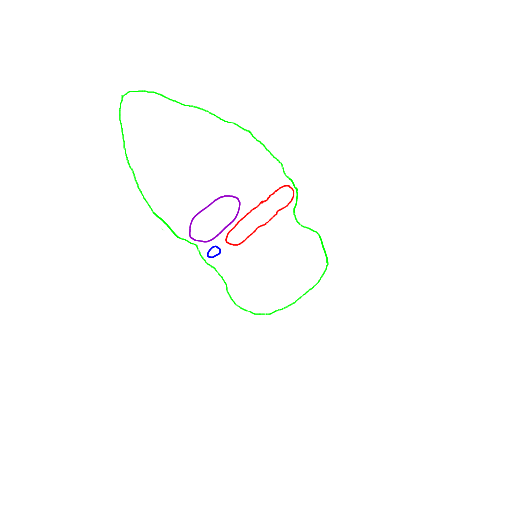
#> input picture t1/12.png, 512 x 512 px
$ jupyter execute --allow-errors GermariumTracker.ipynb
#> lines starting #> are read from the running program, lines starting #| are printed output that depends on the picture; after the words box and inside, x2 and y2 are one past the last pixel; in counts of white or black regions, pixels touching at a corner belong together
[cell 1]
### Track cells through shape and distance

[cell 2]
import os, shutil
import numpy as np
import matplotlib.pyplot as plt
from cellpose import core, utils, io, models, metrics
from glob import glob
from natsort import natsorted
import imageio.v2 as iio

[cell 3]
t1 = natsorted(glob("t1/*png"))
#> (the rest of this cell did not finish here and is left out)

#> (a cell that did not finish here is left out)

[cell 5]
from PIL import Image
import numpy as np

# Load the image
#> (the rest of this cell did not finish here and is left out)

#> (a cell that did not finish here is left out)

#> (a cell that did not finish here is left out)

#> (a cell that did not finish here is left out)

#> (a cell that did not finish here is left out)

#> (a cell that did not finish here is left out)

[cell 11]
def load_outlines(file_path):
    with open(file_path, 'r') as f:
        lines = f.readlines()

    cells = []
    for line in lines:
        # Split the line at semicolons, convert each pair to a list of integers
        cell = [list(map(int, pair.split(','))) for pair in line.strip().split(';')]
        # Convert the list of pairs to a numpy array and reshape it into pairs of coordinates
        cell = np.reshape(cell, (-1, 2))
        cells.append(cell)

    return cells

# Load the outlines
#> (the rest of this cell did not finish here and is left out)

[cell 12]
centers = []
#> (the rest of this cell did not finish here and is left out)

#> (a cell that did not finish here is left out)

[cell 14]
from PIL import Image
import numpy as np

# Load the image
img = Image.open('t1/12.png')
#> img is the input picture: PIL image 512x512 RGBA; mean R, G, B, A 252, 253.5, 251.5, 1.4

# Convert the image to RGB
img = img.convert('RGB')
#> img: PIL image 512x512 RGB

# Convert the image to a numpy array
img_array = np.array(img)

# Apply thresholding to each color channel
for i in range(3):  # For each color channel
    img_array[..., i] = np.where(img_array[..., i] > np.mean(img_array[..., i]), 255, 0)
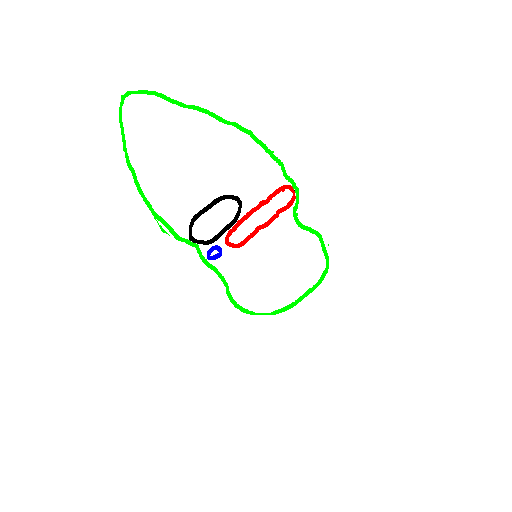
#> img_array: shape (512, 512, 3); mean R, G, B 251.7, 253.5, 251

# Convert the numpy array back to an image
img_thresholded = Image.fromarray(np.uint8(img_array))

[cell 15]
compare_image = img_thresholded
compare_image = np.array(compare_image)

#> (a cell that did not finish here is left out)

[cell 17]
# Assuming test_image is a numpy array of shape (height, width, channels)
height, width, _ = compare_image.shape
#> height = 512; width = 512

# Initialize an empty dictionary to hold the color to label mappings
color_to_label = {}
label = 0  # Initialize label counter

# Initialize an empty dictionary to hold the label to color mappings
label_to_color = {}

# Iterate over each pixel in the image
for x in range(height):
    for y in range(width):
        color = tuple(compare_image[x, y])
        # Check if the color is already in the dictionary
        if color not in color_to_label and color != (255, 255, 255) and color != (0, 255, 0):
            # Assign a new label to this unique color
            color_to_label[color] = label
            label_to_color[label] = color
            label += 1  # Increment label for the next unique color
#> after the loop, color_to_label = {(255, 0, 0): 0, (0, 0, 0): 1, (0, 0, 255): 2}; label = 3; label_to_color = {0: (255, 0, 0), 1: (0, 0, 0), 2: (0, 0, 255)}

# Now, color_to_label contains mappings from colors to labels
# and label_to_color contains mappings from labels to colors

# If you need to create a labeled image based on these mappings:
labeled_image = np.zeros((height, width, 3), dtype=np.uint8)

# Assign labels to the original image based on the color
for x in range(height):
    for y in range(width):
        color = tuple(compare_image[x, y])
        if (color == (255, 255, 255)) or (color == (0, 255, 0)):
            continue
        label = color_to_label[color]
        # Here you can decide how to use the label. For example, you might want to:
        # - Directly use the label as a color (if it makes sense in your context)
        # - Map the label to a specific color using label_to_color
        # For demonstration, let's just copy the original color using the label
        labeled_image[x, y] = np.array(label_to_color[label], dtype=np.uint8)
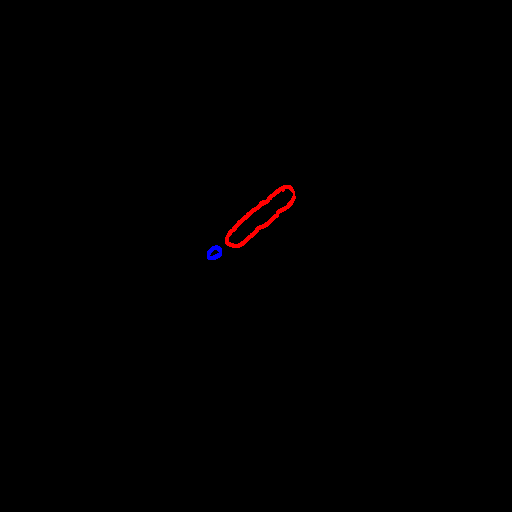
#> labeled_image: shape (512, 512, 3); mean R, G, B 0.8, 0, 0.1

# labeled_image now contains the image with labels assigned to each pixel

[cell 18]
# Initialize cells array with the correct shape
rows2, cols2 = (len(color_to_label), 0)
#> rows2 = 3; cols2 = 0
# method 2 1st approach
cells2 = [[] for _ in range(rows2)]
#> cells2 = [[], [], []]

[cell 19]
im = compare_image[:, :, :3]

[cell 20]
for x in range(height):
    for y in range(width):
        color = tuple(im[x, y])
        if (color == (255, 255, 255)) or (color == (0, 255, 0)):
            continue
        label = color_to_label[color]
        cells2[label].append(tuple((x, y)))

[cell 21]
centers2 = []
for arr in cells2:
    total = (0,0)
    count = 0
    for point in arr:
        total = tuple(map(sum, zip(total, point)))
        count += 1

    center = tuple(x/count for x in total)
    centers2.append(center)

[cell 22]
plt.imshow(compare_image, cmap='gray', interpolation='none')

[cell 23]
from PIL import Image
import numpy as np

# Load the image
img = Image.open('t1/12.png')
img_array = np.array(img)
img_array = img_array[:, :, :3]

# Create a mask for the green pixels
green_mask = np.all(img_array == [0, 255, 0], axis=-1)
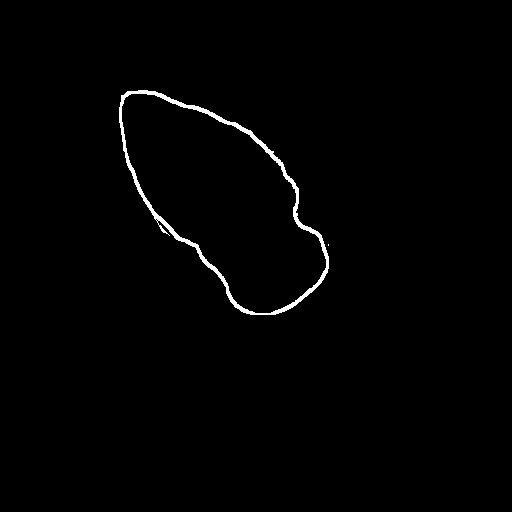
#> green_mask: shape (512, 512) bool; 1% white; 2 white regions (1 under 20 px), largest, box (x1, y1, x2, y2) and area: (119, 90, 329, 315) 2659

# Set the green pixels to white
img_array[green_mask] = [255, 255, 255]
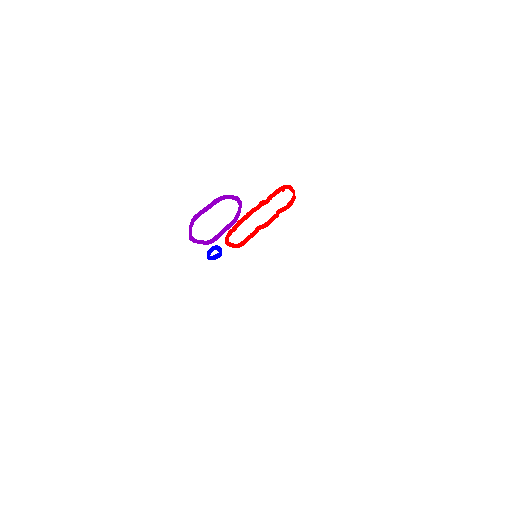
#> img_array: shape (512, 512, 3); mean R, G, B 254.6, 253.5, 254.1

$ run again, with t1/13.png copied over t1/12.png
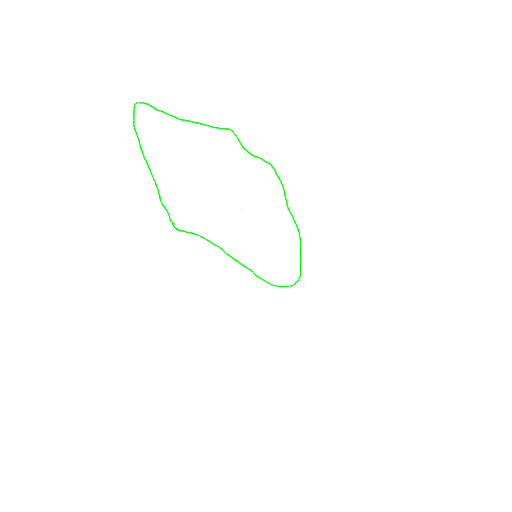
#> input picture t1/13.png, 512 x 512 px
#> img is the input picture: PIL image 512x512 RGBA; mean R, G, B, A 253, 255, 253, 0.7
#> img: PIL image 512x512 RGB
#> after the loop `for i in range(3):`:
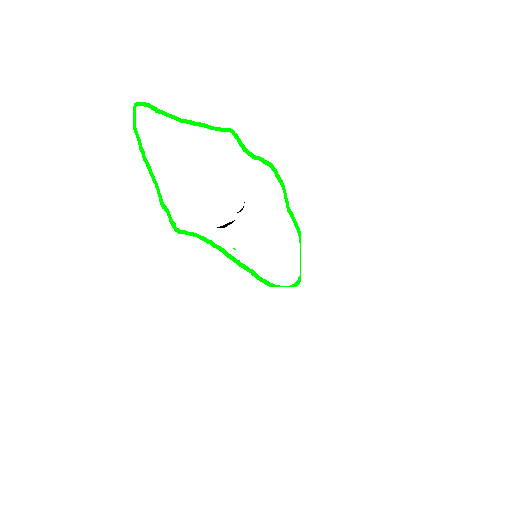
#> img_array: shape (512, 512, 3); mean R, G, B 253, 255, 253
#> after the loop `for x in range(height):`: color_to_label = {(0, 0, 0): 0}; label = 1; label_to_color = {0: (0, 0, 0)}
#> rows2 = 1; cols2 = 0
#> `green_mask = np.all(img_array == [0, 255, 0], axis=-1)`:
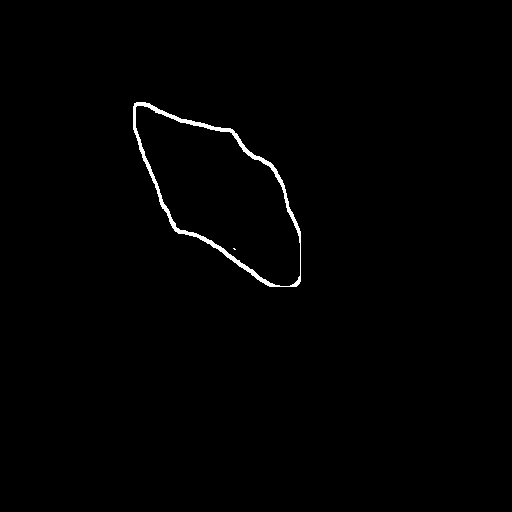
#> green_mask: shape (512, 512) bool; 0.77% white; 2 white regions (1 under 20 px), largest, box (x1, y1, x2, y2) and area: (133, 102, 301, 287) 2010
